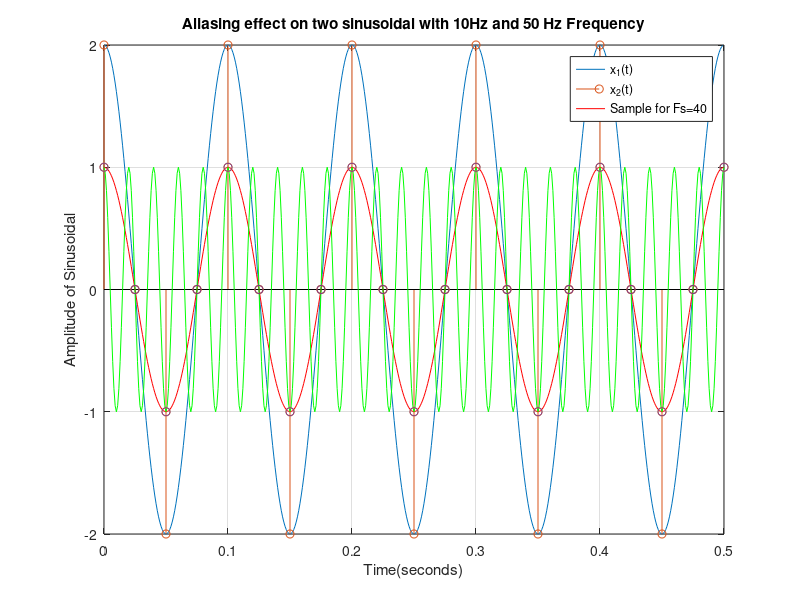

MATLAB code to generate this figure:

%% Sampling
%{
Consider an analog sinusoidal signal x1(t) = 2 cos 2π(10)t. The signal is sampled at a rate Fs
= 40 Hz. Now, sample this signal using the sampling frequency Fs and plot the signal and
sampled signal for 5 cycles.
%}

clear all; close all;

%Plotting analog signal
F=10;
A=2;
theta=0; %Phase shift=0;
T=1/F; %time period
duration= 5*T; %For 5 cycles

%the time step used to simulate a "continuous" analog signal
delT= 0.001;
%Samples per cycle
N=round(duration/delT);

t=(0:N-1)*delT; %Time Array
x_1= A*cos((2*pi*F*t)+theta);

figure
plot(t,x_1); grid on



%Sampling the sine wave
% Fs= 4*F; 
% Ts= 1/Fs;
% Ns= 40; % 5 cycles with 8 times of frequency
% t_sampled= (0:Ns-1)*Ts;
% x_1_sampled= A*cos((2*pi*F*t_sampled)+theta);

% Sampling the sine wave at 40 Hz
Fs = 40;                            % Fs = 4*F = 40 Hz (matches prompt)
Ts = 1/Fs;                          % Sampling period = 0.025 s
Ns = 5 * (Fs/F);                    % 5 cycles * 4 samples/cycle = 20 samples
t_sampled = (0:Ns-1)*Ts;            % Sampled time array
x_1_sampled = A*cos((2*pi*F*t_sampled)+theta);

hold on
stem(t_sampled, x_1_sampled);
title('5 cycles of continuous time and sampled Cosine signal')
ylabel('Amplitude of Sinusoidal'); xlabel('Time(seconds');
legend({'x_1(t)','x_1(n)'})


%% Example 1.2: Aliasing
%{Consider two analog sinusoidal signals x1(t) = cos 2π(10)t 
% and x2 (t) = cos 2π(50) t . Both signals are sampled at 
% a rate Fs = 40 Hz for 5 cycles. Compare the plot with the plot in Example 1.1 %}

clear all; close all;
F1=10;
F2=50;

delT= 0.001; %Sample Spacing
n=0:500; %Number of points
t=n*delT;

x_1=cos(2*pi*F1*t);
x_2=cos(2*pi*F2*t);
plot(t,x_1, 'r');
hold on;
plot(t,x_2,'g');

Fs=40; % for both signals
Ts=1/Fs;
N=round(1/Ts);%N=40(Total number of samples in 1 full second)
n=0:N/2;% Indices from 0 to 20(samples over half a second0 to 0.5 s)
t=n*Ts;

x1=cos(2*pi*F1*t); %Sampled signal at 40 Hz
x2=cos(2*pi*F2*t); %Sampled signal at 40 Hz

hold on
plot(t,x1,'o');
hold on
plot(t,x2,'o');
title(['Aliasing effect on two sinusoidal with 10Hz and 50 Hz Frequency'])
ylabel('Amplitude of Sinusoidal')
xlabel('Time(seconds)')
legend({'x_1(t)','x_2(t)', 'Sample for Fs=40'})
